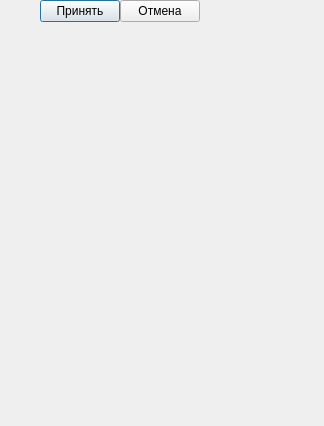
<?xml version="1.0" encoding="UTF-8"?>
<ui version="4.0">
 <class>BlankParams</class>
 <widget class="QDialog" name="BlankParams">
  <property name="geometry">
   <rect>
    <x>0</x>
    <y>0</y>
    <width>324</width>
    <height>426</height>
   </rect>
  </property>
  <property name="windowTitle">
   <string>Бланк карты</string>
  </property>
  <layout class="QGridLayout" name="gridLayout_2">
   <property name="margin">
    <number>0</number>
   </property>
   <property name="spacing">
    <number>0</number>
   </property>
   <item row="0" column="0">
    <layout class="QGridLayout" name="gridLayout">
     <item row="0" column="0" colspan="3">
      <widget class="DocOptions" name="blankedit"/>
     </item>
     <item row="1" column="0">
      <spacer name="horizontalSpacer">
       <property name="orientation">
        <enum>Qt::Horizontal</enum>
       </property>
       <property name="sizeHint" stdset="0">
        <size>
         <width>40</width>
         <height>20</height>
        </size>
       </property>
      </spacer>
     </item>
     <item row="1" column="1">
      <widget class="QPushButton" name="okbtn">
       <property name="text">
        <string>Принять</string>
       </property>
      </widget>
     </item>
     <item row="1" column="2">
      <widget class="QPushButton" name="nobtn">
       <property name="text">
        <string>Отмена</string>
       </property>
      </widget>
     </item>
    </layout>
   </item>
   <item row="0" column="1">
    <spacer name="horizontalSpacer_2">
     <property name="orientation">
      <enum>Qt::Horizontal</enum>
     </property>
     <property name="sizeHint" stdset="0">
      <size>
       <width>1</width>
       <height>20</height>
      </size>
     </property>
    </spacer>
   </item>
   <item row="1" column="0">
    <spacer name="verticalSpacer">
     <property name="orientation">
      <enum>Qt::Vertical</enum>
     </property>
     <property name="sizeHint" stdset="0">
      <size>
       <width>20</width>
       <height>5</height>
      </size>
     </property>
    </spacer>
   </item>
  </layout>
 </widget>
 <customwidgets>
  <customwidget>
   <class>DocOptions</class>
   <extends>QWidget</extends>
   <header location="global">meteo/commons/ui/custom/docoptions.h</header>
  </customwidget>
 </customwidgets>
 <tabstops>
  <tabstop>okbtn</tabstop>
  <tabstop>nobtn</tabstop>
 </tabstops>
 <resources/>
 <connections>
  <connection>
   <sender>okbtn</sender>
   <signal>clicked()</signal>
   <receiver>BlankParams</receiver>
   <slot>accept()</slot>
   <hints>
    <hint type="sourcelabel">
     <x>190</x>
     <y>407</y>
    </hint>
    <hint type="destinationlabel">
     <x>161</x>
     <y>212</y>
    </hint>
   </hints>
  </connection>
  <connection>
   <sender>nobtn</sender>
   <signal>clicked()</signal>
   <receiver>BlankParams</receiver>
   <slot>reject()</slot>
   <hints>
    <hint type="sourcelabel">
     <x>280</x>
     <y>407</y>
    </hint>
    <hint type="destinationlabel">
     <x>161</x>
     <y>212</y>
    </hint>
   </hints>
  </connection>
 </connections>
</ui>
